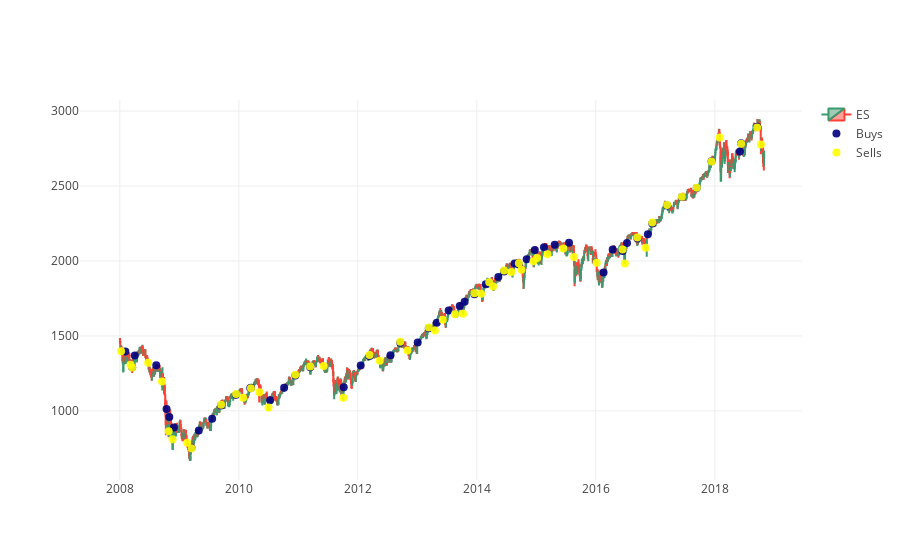

Source (notebook cell):
### Code cell
trace1 = go.Candlestick(x=full_h.index, 
                        open=full_h.open,
                        high=full_h.high,
                        low=full_h.low,
                        close=full_h.close, 
                        name=root, 
                        hoverinfo='none',
                       )


params = {
    'mode': 'markers',
    'hoverinfo': 'text',
}
trace2 = go.Scatter(
    x=buys.index,
    y=buys['price'],
    name='Buys',
    text=list(buys['amount']),
    textposition='middle left',
    marker=dict(size=8,
                color='rgba(0, 0, 128, .9)'),
    **params,
)
trace3 = go.Scatter(
    x=sells.index,
    y=sells['price'],
    name='Sells',
    text=list(sells['amount']),
    textposition='middle right',
    marker=dict(size=8,
                color='rgba(255, 255, 0, .9)'),
    **params
)

layout = go.Layout(
    xaxis = dict(
        rangeslider = dict(
            visible = False
        )
    )
)
data = [trace1, trace2, trace3]
fig = go.Figure(data=data,layout=layout)

py.iplot(fig, filename='candlestick_chart')

### Figure 1 — Plotly figure (JSON) as saved in the notebook; plotly's stock layout.template omitted (floating-point values rounded to 4 significant figures; data arrays with more than 128 entries replaced by an {"elided": "..."} marker saying what was removed)
{"data": [{"close": {"elided": "2729 float values"}, "high": {"elided": "2729 float values"}, "hoverinfo": "none", "low": {"elided": "2729 float values"}, "name": "ES", "open": {"elided": "2729 float values"}, "type": "candlestick", "uid": "56f8a2f6-24cc-11e9-826e-2c4d544dcc72", "x": {"elided": "2729 str values"}}, {"hoverinfo": "text", "marker": {"color": "rgba(0, 0, 128, .9)", "size": 8}, "mode": "markers", "name": "Buys", "text": ["28", "32", "35", "31", "48", "33", "31", "34", "33", "17", "25", "33", "36", "37", "34", "39", "39", "49", "50", "38", "38", "51", "59", "53", "59", "58", "48", "48", "45", "98", "108", "123", "114", "116", "120", "129", "133", "278", "182", "172", "216", "64", "53", "58", "60", "59", "68", "83", "163", "168", "268", "314", "116", "118", "57"], "textposition": "middle left", "type": "scatter", "uid": "56f8a2f7-24cc-11e9-a458-2c4d544dcc72", "x": ["2008-02-04", "2008-03-17", "2008-04-02", "2008-08-12", "2008-10-14", "2008-10-31", "2008-11-28", "2009-03-16", "2009-04-30", "2009-07-21", "2009-09-14", "2009-12-15", "2010-03-12", "2010-03-17", "2010-07-12", "2010-10-06", "2010-12-14", "2011-03-15", "2011-10-07", "2012-01-19", "2012-03-13", "2012-07-20", "2012-09-18", "2013-01-03", "2013-03-12", "2013-04-30", "2013-07-12", "2013-09-18", "2013-10-18", "2013-12-17", "2014-02-25", "2014-03-18", "2014-05-13", "2014-06-17", "2014-08-21", "2014-09-16", "2014-11-03", "2014-12-23", "2015-02-17", "2015-04-24", "2015-07-21", "2016-02-18", "2016-04-14", "2016-06-14", "2016-07-11", "2016-09-13", "2016-11-16", "2016-12-13", "2017-03-14", "2017-06-13", "2017-09-12", "2017-12-12", "2018-06-04", "2018-06-12", "2018-09-18"], "y": [1397.0, 1291, 1370.0, 1304.0, 1012, 959.8, 889.2, 754.8, 868.5, 947.8, 1036, 1108.0, 1151.0, 1155.0, 1072.0, 1155, 1236, 1290.0, 1157.0, 1303.0, 1367.0, 1372.0, 1454, 1456, 1552.0, 1588.0, 1669, 1699.0, 1728.0, 1778.0, 1845.0, 1852.0, 1894.0, 1929, 1983.0, 1977.0, 2011.0, 2073, 2091.0, 2108.0, 2121.0, 1923.0, 2076.0, 2067.0, 2120.0, 2150.0, 2179, 2250.0, 2371.0, 2426.0, 2486.0, 2666, 2731, 2785, 2896.0]}, {"hoverinfo": "text", "marker": {"color": "rgba(255, 255, 0, .9)", "size": 8}, "mode": "markers", "name": "Sells", "text": ["-28", "-32", "-35", "-31", "-48", "-33", "-31", "-34", "-33", "-17", "-25", "-33", "-36", "-37", "-34", "-39", "-39", "-49", "-50", "-38", "-38", "-51", "-59", "-53", "-59", "-58", "-48", "-48", "-45", "-98", "-108", "-123", "-114", "-116", "-120", "-129", "-133", "-278", "-182", "-172", "-216", "-64", "-53", "-58", "-60", "-59", "-68", "-83", "-163", "-168", "-268", "-314", "-116", "-118", "-57"], "textposition": "middle right", "type": "scatter", "uid": "56f8a2f8-24cc-11e9-a097-2c4d544dcc72", "x": ["2008-01-09", "2008-03-07", "2008-03-17", "2008-06-23", "2008-09-16", "2008-10-27", "2008-11-20", "2009-02-18", "2009-03-16", "2009-09-14", "2009-12-15", "2010-01-27", "2010-03-16", "2010-05-07", "2010-07-02", "2010-12-14", "2011-03-15", "2011-06-06", "2011-10-04", "2012-03-13", "2012-05-15", "2012-09-18", "2012-11-01", "2013-03-12", "2013-04-19", "2013-06-06", "2013-08-20", "2013-10-09", "2013-12-17", "2014-01-27", "2014-03-18", "2014-04-11", "2014-06-17", "2014-08-01", "2014-09-16", "2014-10-02", "2014-12-15", "2015-01-06", "2015-03-11", "2015-06-16", "2015-08-21", "2016-01-07", "2016-06-14", "2016-06-28", "2016-09-13", "2016-11-03", "2016-12-13", "2017-03-14", "2017-06-13", "2017-09-12", "2017-12-12", "2018-01-31", "2018-06-12", "2018-09-18", "2018-10-11"], "y": [1397.0, 1307, 1290.0, 1321.0, 1196.0, 864.2, 810.5, 786.8, 750.8, 1040.0, 1113.0, 1088.0, 1150.0, 1124.0, 1022.0, 1241.0, 1296.0, 1299.0, 1088.0, 1372.0, 1334.0, 1460.0, 1402, 1557.0, 1537, 1608.0, 1644.0, 1648, 1785.0, 1782.0, 1859.0, 1830.0, 1936.0, 1926, 1985.0, 1941.0, 1999.0, 2019, 2044.0, 2084.0, 2026.0, 1988.0, 2077, 1982.0, 2156.0, 2088.0, 2256, 2374, 2429.0, 2488.0, 2663.0, 2823.0, 2781.0, 2890.0, 2776.0]}], "layout": {"xaxis": {"rangeslider": {"visible": false}}}}
